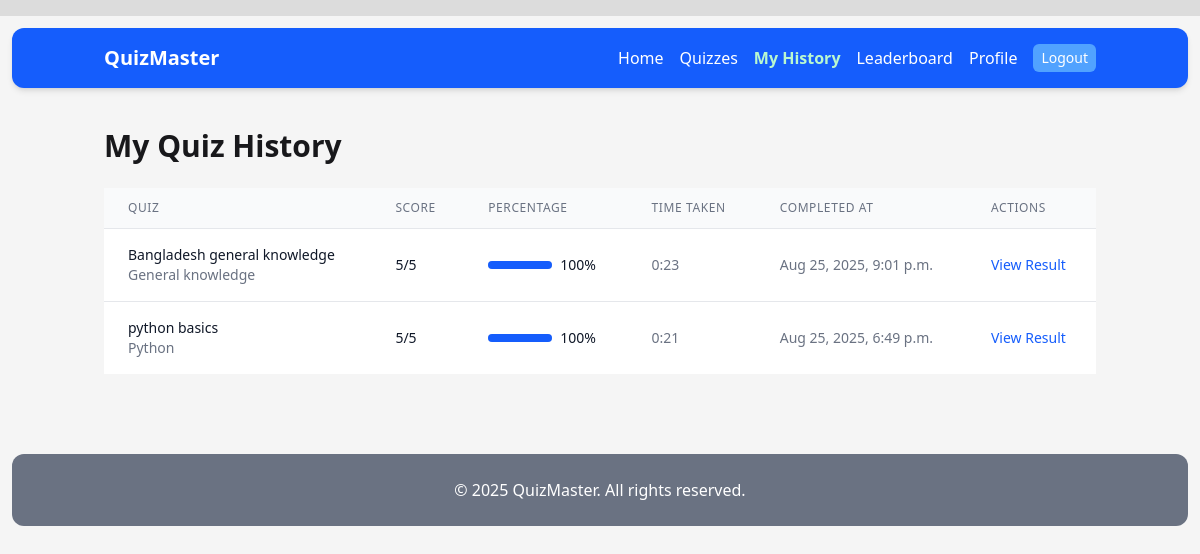
The app's page /quizzes/history/ (signed in) with its own data.
### quiz/models.py (models this page shows, shortened)
class QuizAttempt(models.Model):
    user = models.ForeignKey(User, on_delete=models.CASCADE, related_name='quiz_attempts')
    quiz = models.ForeignKey(Quiz, on_delete=models.CASCADE, related_name='attempts')
    score = models.PositiveIntegerField(default=0)
    max_score = models.PositiveIntegerField(default=0)
    completed_at = models.DateTimeField(auto_now_add=True)
    time_taken = models.DurationField(null=True, blank=True)
    class Meta:
        ordering = ['-completed_at']

class Quiz(models.Model):
    title = models.CharField(max_length=200)
    description = models.TextField(blank=True)
    category = models.ForeignKey(Category, on_delete=models.SET_NULL, null=True, related_name='quizzes')
    created_by = models.ForeignKey(User, on_delete=models.CASCADE, related_name='quizzes')
    created_at = models.DateTimeField(auto_now_add=True)
    updated_at = models.DateTimeField(auto_now=True)
    is_active = models.BooleanField(default=True)
    time_limit = models.PositiveIntegerField(help_text="Time limit in minutes", null=True, blank=True)
    max_questions = models.PositiveIntegerField(default=50)
    min_questions = models.PositiveIntegerField(default=5)
    class Meta:
        ordering = ['-created_at']

class Category(models.Model):
    name = models.CharField(max_length=100, unique=True)
    description = models.TextField(blank=True)

### quiz/views.py (the view)
# urls.py: path('history/', views.UserQuizHistoryView.as_view(), name='user-history'),
class UserQuizHistoryView(LoginRequiredMixin, ListView):
    model = QuizAttempt
    template_name = 'quiz/user_quiz_history.html'
    context_object_name = 'attempts'
    def get_queryset(self):
        return QuizAttempt.objects.filter(user=self.request.user).select_related('quiz')
    def get_context_data(self, **kwargs):
        context = super().get_context_data(**kwargs)
        context['categories'] = Category.objects.all()
        return context

### core/templatetags/navigation_tags.py (called while the page is built)
@register.simple_tag(takes_context=True)
@register.filter
def active(context, *url_names):
    try:
        current = context['request'].resolver_match.url_name
    except Exception:
        return ''
    if current in url_names:
        return 'font-bold text-green-200 aria-current="page"'
    return ''

### quiz/templatetags/duration_filters.py (called while the page is built)
@register.filter
def duration(value):
    if not value:
        return "N/A"
    total_seconds = int(value.total_seconds())
    hours = total_seconds // 3600
    minutes = (total_seconds % 3600) // 60
    seconds = total_seconds % 60
    if hours > 0:
        return f"{hours}:{minutes:02d}:{seconds:02d}"
    else:
        return f"{minutes}:{seconds:02d}"

### quiz/templates/quiz/user_quiz_history.html (shortened to what this page needs)
{% extends "base.html" %}
{% load duration_filters %}
{% block content %}
<div class="max-w-6xl mx-auto">
    <h1 class="text-3xl font-bold mb-6">My Quiz History</h1>
    {% if attempts %}
        <div class="overflow-x-auto">
            <table class="min-w-full divide-y divide-gray-200">
                <thead class="bg-gray-50">
                    <tr>
                        <th class="px-6 py-3 text-left text-xs font-medium text-gray-500 uppercase tracking-wider">Quiz</th>
                        <th class="px-6 py-3 text-left text-xs font-medium text-gray-500 uppercase tracking-wider">Score</th>
                        <th class="px-6 py-3 text-left text-xs font-medium text-gray-500 uppercase tracking-wider">Percentage</th>
                        <th class="px-6 py-3 text-left text-xs font-medium text-gray-500 uppercase tracking-wider">Time Taken</th>
                        <th class="px-6 py-3 text-left text-xs font-medium text-gray-500 uppercase tracking-wider">Completed At</th>
                        <th class="px-6 py-3 text-left text-xs font-medium text-gray-500 uppercase tracking-wider">Actions</th>
                    </tr>
                </thead>
                <tbody class="bg-white divide-y divide-gray-200">
                    {% for attempt in attempts %}
                        <tr>
                            <td class="px-6 py-4 whitespace-nowrap">
                                <div class="text-sm font-medium text-gray-900">{{ attempt.quiz.title }}</div>
                                {% if attempt.quiz.category %}
                                    <div class="text-sm text-gray-500">{{ attempt.quiz.category.name }}</div>
                                {% endif %}
                            </td>
                            <td class="px-6 py-4 whitespace-nowrap">
                                <div class="text-sm text-gray-900">{{ attempt.score }}/{{ attempt.max_score }}</div>
                            </td>
                            <td class="px-6 py-4 whitespace-nowrap">
                                {% if attempt.max_score > 0 %}
                                    {% widthratio attempt.score attempt.max_score 100 as percentage %}
                                    <div class="flex items-center">
                                        <div class="w-16 bg-gray-200 rounded-full h-2 mr-2">
                                            <div class="bg-blue-600 h-2 rounded-full progress-bar" data-width="{{ percentage }}"></div>
                                        </div>
                                        <span class="text-sm text-gray-900">{{ percentage }}%</span>
                                    </div>
                                {% else %}
                                    <span class="text-sm text-gray-900">N/A</span>
                                {% endif %}
                            </td>
                            <td class="px-6 py-4 whitespace-nowrap text-sm text-gray-500">
                                {% if attempt.time_taken %}
                                    {{ attempt.time_taken|duration }}
                                {% else %}
                                    N/A
                                {% endif %}
                            </td>
                            <td class="px-6 py-4 whitespace-nowrap text-sm text-gray-500">
                                {{ attempt.completed_at|date:"M d, Y, P" }}
                            </td>
                            <td class="px-6 py-4 whitespace-nowrap text-sm font-medium">
                                <a href="{% url 'quiz-result' attempt.pk %}" class="text-blue-600 hover:text-blue-900">View Result</a>
                            </td>
                        </tr>
                    {% endfor %}
                </tbody>
            </table>
        </div>
    {% else %}
        <div class="bg-white rounded-lg shadow-md p-8 text-center">
            <p class="text-gray-600 mb-4">You have not attempted any quizzes yet.</p>
            <a href="{% url 'quiz-list' %}" class="mt-4 inline-block bg-blue-600 text-white px-4 py-2 rounded hover:bg-blue-700">Browse Quizzes</a>
        </div>
    {% endif %}
</div>
{% endblock %}

### static/css/style.css (style rules this page uses)
body { background-color:whitesmoke; }

### quiz/templates/quiz/user_quiz_history.html (style rules this page uses)
.progress-bar { width: 0%; transition: width 0.5s ease-in-out; }

### records on screen
QuizAttempt: quiz "Bangladesh general knowledge", quiz.category.name "General knowledge", score "5", max_score "5", percentage "100", time_taken|duration "0:23", completed_at "Aug 25, 2025, 9:01 p.m."
QuizAttempt: quiz "python basics", quiz.category.name "Python", score "5", max_score "5", percentage "100", time_taken|duration "0:21", completed_at "Aug 25, 2025, 6:49 p.m."
